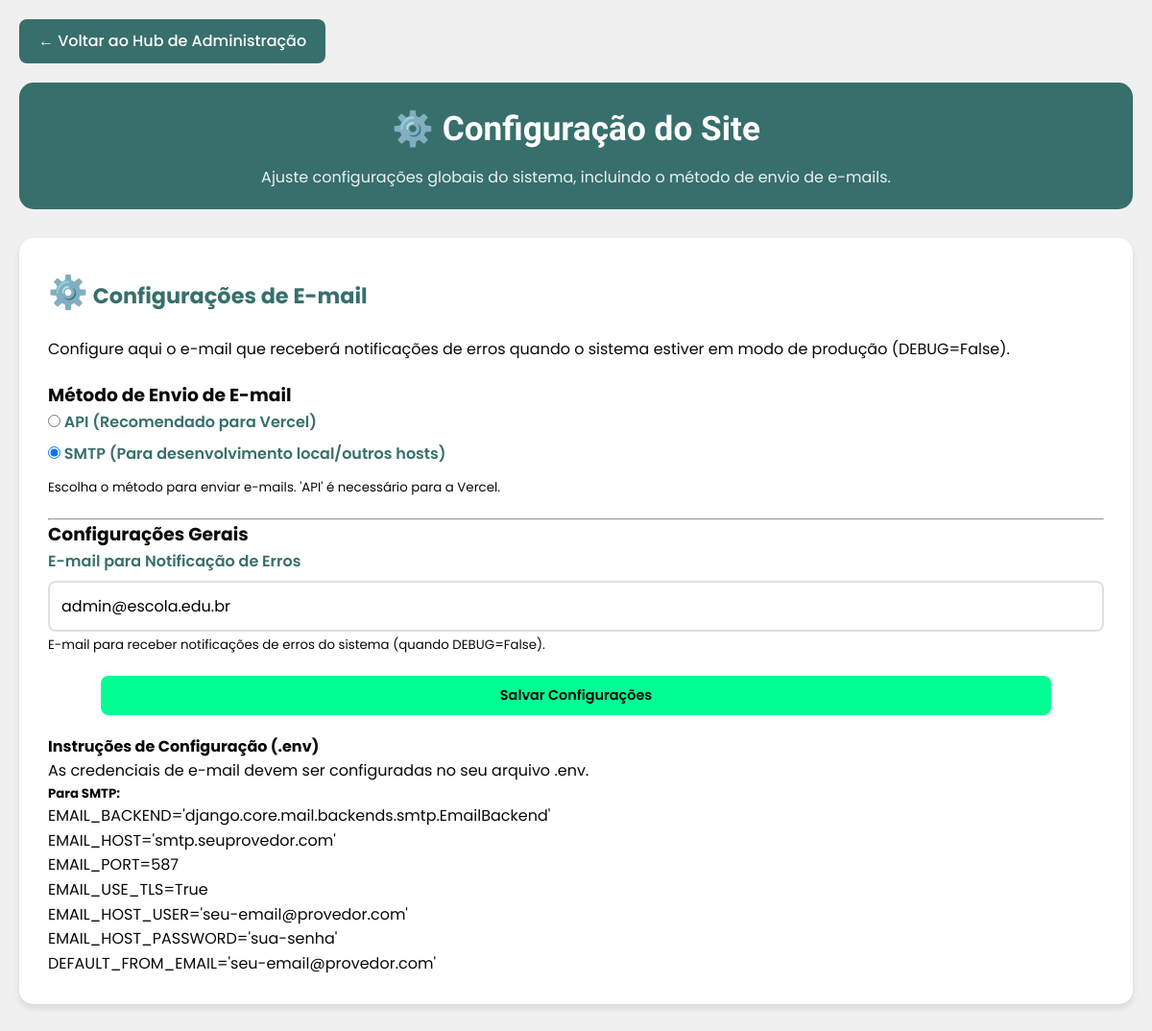
/admin_hub/configuracao/ (signed in), run on the app's committed database.
### avaliacao_docente/models/models_originais.py (models this page shows, shortened)
class ConfiguracaoSite(models.Model):
    METODO_CHOICES = (
        ("api", "API (Recomendado para Vercel)"),
        ("smtp", "SMTP (Para desenvolvimento local/outros hosts)"),
    )
    metodo_envio_email = models.CharField(
        max_length=10,
        choices=METODO_CHOICES,
        default="api",
        help_text="Escolha o método para enviar e-mails. 'API' é necessário para a Vercel.",
    )
    email_notificacao_erros = models.EmailField(
        max_length=255,
        blank=True,
        null=True,
        help_text="E-mail para receber notificações de erros do sistema (quando DEBUG=False).",
    )
    @classmethod
    def obter_config(cls):
        obj, created = cls.objects.get_or_create(pk=1)
        return obj

### avaliacao_docente/views.py (the view)
@login_required
def gerenciar_configuracao_site(request):
    config = ConfiguracaoSite.obter_config()
    if request.method == "POST":
        form = ConfiguracaoSiteForm(request.POST, instance=config)
        if form.is_valid():
            form.save()
            messages.success(request, "Configurações do site atualizadas com sucesso!")
            return redirect("gerenciar_configuracao_site")
    else:
        form = ConfiguracaoSiteForm(instance=config)
    return render(request, "admin/gerenciar_configuracao.html", {"form": form})

### avaliacao_docente/forms.py
class ConfiguracaoSiteForm(forms.ModelForm):
    class Meta:
        model = ConfiguracaoSite
        fields = ["metodo_envio_email", "email_notificacao_erros"]
        widgets = {
            "metodo_envio_email": forms.RadioSelect,
            "email_notificacao_erros": forms.EmailInput(
                attrs={"class": "form-control", "placeholder": "seuerro@email.com"}
            ),
        }
        labels = {
            "metodo_envio_email": "Método de Envio de E-mail",
            "email_notificacao_erros": "E-mail para Notificação de Erros",
        }

### templates/admin/gerenciar_configuracao.html (shortened to what this page needs)
{% load static %}
<!DOCTYPE html>
<html lang="pt-br">
<head>
    <link rel="stylesheet" href="{% static 'css/global.css' %}" />
    <link rel="stylesheet" href="{% static 'css/admin.css' %}">
</head>
<body>
    <div class="container">
        <a href="{% url 'admin_hub' %}" class="back-button">← Voltar ao Hub de Administração</a>
        <div class="header">
            <h1>⚙️ Configuração do Site</h1>
            <p>Ajuste configurações globais do sistema, incluindo o método de envio de e-mails.</p>
        </div>
        <div class="form-section">
            <h2><span class="icon">⚙️</span> Configurações de E-mail</h2>
            <p>Configure aqui o e-mail que receberá notificações de erros quando o sistema estiver em modo de produção (DEBUG=False).</p>
            <form method="post" class="mt-4">
                <h3>Método de Envio de E-mail</h3>
                <div class="form-group">
                    {{ form.metodo_envio_email }}
                    {% if form.metodo_envio_email.help_text %}
                        <small class="form-text text-muted">{{ form.metodo_envio_email.help_text }}</small>
                    {% endif %}
                </div>
                <hr>
                <h3>Configurações Gerais</h3>
                <div class="form-group">
                    <label for="{{ form.email_notificacao_erros.id_for_label }}">{{ form.email_notificacao_erros.label }}</label>
                    {{ form.email_notificacao_erros }}
                    {% if form.email_notificacao_erros.help_text %}
                        <small class="form-text text-muted">{{ form.email_notificacao_erros.help_text }}</small>
                    {% endif %}
                </div>
                <div class="card-actions mt-4">
                    <button type="submit" class="btn">Salvar Configurações</button>
                </div>
            </form>
            <div class="mt-4">
                <h4>Instruções de Configuração (.env)</h4>
                <p>As credenciais de e-mail devem ser configuradas no seu arquivo <code>.env</code>.</p>
                <div id="smtp-instructions" style="display: none;">
                    <h5>Para SMTP:</h5>
                    <pre><code>EMAIL_BACKEND='django.core.mail.backends.smtp.EmailBackend'
EMAIL_HOST='smtp.seuprovedor.com'
EMAIL_PORT=587
EMAIL_USE_TLS=True
EMAIL_HOST_USER='seu-email@provedor.com'
EMAIL_HOST_PASSWORD='sua-senha'
DEFAULT_FROM_EMAIL='seu-email@provedor.com'</code></pre>
                </div>
            </div>
        </div>
    </div>
</body>
</html>

### static/css/global.css (style rules this page uses)
:root { --cor01: #f0f0f0; --cor01-alt: #f1f1f1; --cor02: #00fd94; --cor03: #376f6c; --cor04: #1e3231; --cor05: #090909; --cor06: #00cafd; --cor07: #ffffff; --cor08: #ff3c3c; --font01: "Poppins", sans-serif; --font02: "Vidaloka", serif; --font-size-xs: 0.75rem; --font-size-sm: 0.875rem; --font-size-md: 1rem; --font-size-lg: 1.125rem; --font-size-xl: 1.25rem; --shadow: 0 4px 6px rgba(0, 0, 0, 0.1); --shadow-hover: 0 8px 25px rgba(0, 0, 0, 0.15); --shadow-card: 0 10px 30px rgba(55, 111, 108, 0.15); --shadow-alt: 4px 2px 8px rgba(0, 0, 0, 0.2); --border-radius-small: 5px; --border-radius-medium: 15px; --border-radius-large: 25px; --border-radius-xl: 35px; --border-radius-circle: 50%; --spacing-xs: 5px; --spacing-sm: 10px; --spacing-md: 15px; --spacing-lg: 20px; --spacing-xl: 25px; --spacing-2xl: 40px; --spacing-3xl: 50px; --transition-fast: 0.2s ease-in-out; --transition-medium: 0.3s ease-in-out; --transition-slow: 0.5s ease-in-out; --form-success: #28a745; --form-danger: #dc3545; }
* { margin: 0; padding: 0; box-sizing: border-box; font-family: var(--font01); }
body { background: var(--cor01); line-height: 1.6; color: var(--cor05); }
.container { max-width: 1200px; margin: 0 auto; padding: 20px; }
.header { background: var(--cor03); color: white; padding: 20px; border-radius: var(--border-radius-medium); margin-bottom: 30px; text-align: center; }
.header h1 { margin: 0 0 10px 0; font-size: 2.2em; font-family: var(--font02); }
.header p { margin: 0; opacity: 0.9; }
.btn { background: var(--cor02); color: var(--cor05); padding: 12px 24px; border: none; border-radius: 8px; font-size: 16px; font-weight: 600; cursor: pointer; transition: all var(--transition-fast); text-decoration: none; display: inline-block; font-family: var(--font01); }
.back-button { background: var(--cor03); color: white; text-decoration: none; padding: 10px 20px; border-radius: 8px; display: inline-block; margin-bottom: 20px; transition: all var(--transition-fast); font-weight: 500; }
.form-section { background: var(--cor07); padding: 30px; border-radius: var(--border-radius-medium); box-shadow: var(--shadow); margin-bottom: 30px; }
.form-section h2 { color: var(--cor03); margin-bottom: 20px; font-size: 1.4em; }
.form-group { margin-bottom: var(--spacing-lg); }
.form-group label { display: block; margin-bottom: 8px; font-weight: 600; color: var(--cor03); }
.form-control { width: 100%; padding: 12px; border: 2px solid #e0e0e0; border-radius: 8px; font-size: 16px; transition: border-color var(--transition-fast); box-sizing: border-box; }
.mt-4 { margin-top: var(--spacing-lg); }

### static/css/admin.css (style rules this page uses)
.card-actions { display: flex; flex-direction: column; gap: 8px; margin-top: 15px; flex-shrink: 0; align-items: center; width: 100%; }
.card-actions .btn { width: 90%; text-align: center; font-size: 0.9em; padding: 10px; }
.icon { font-size: 1.5em; }

### data on the page
ConfiguracaoSite: metodo_envio_email "☐ API (Recomendado para Vercel) ☑ SMTP (Para desenvolvimento loc", email_notificacao_erros "admin@escola.edu.br"
